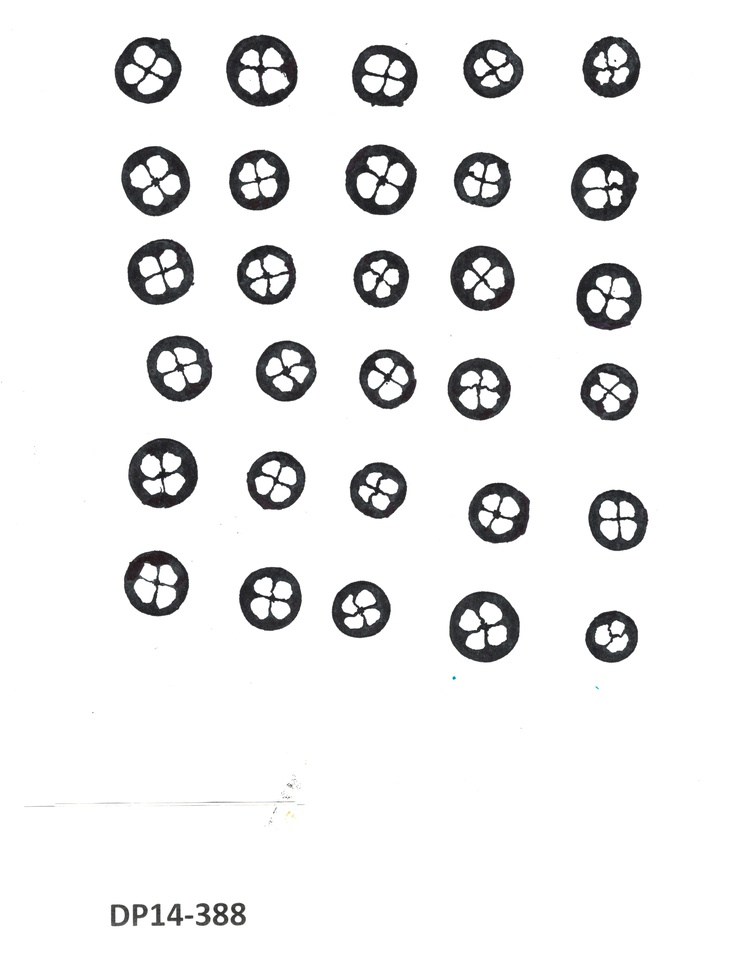
#> input picture Internal_Structure/PDF/Stamp_photos/JPG/lal01.JPG, 736 x 959 px, shrunk from 4960 x 6464 before the run, found by its file name
$ jupyter execute --allow-errors Internal_structure.ipynb
#> lines starting #> are read from the running program, lines starting #| are printed output that depends on the picture; after the words box and inside, x2 and y2 are one past the last pixel; in counts of white or black regions, pixels touching at a corner belong together
[cell 1]
# Import modules (tf_env)
import cv2
import numpy as np
import csv
from matplotlib import pyplot as plt
import pytesseract
import os
from scipy.spatial import ConvexHull

[cell 2]
# Read image
img_path = "/Users/alejandra/Documents/GitHub/CranberryLab/Internal_Structure/PDF/Stamp_photos/JPG/lal01.jpg"
img = cv2.imread(img_path)
#> img is the input picture: shape (959, 736, 3); mean B, G, R 237, 236.7, 236.7

plt.imshow(img)
plt.show

[cell 3]
# Detect the text in the image
def extract_sample_id(image):
    gray_image = cv2.cvtColor(image, cv2.COLOR_BGR2GRAY)
    text = pytesseract.image_to_string(gray_image, lang='eng') # English + Spanish
    filtered_text = text.strip().split("\n")[0]
    return filtered_text

#> (the rest of this cell did not finish here and is left out)

[cell 4]
# Scaling pixeles to cm
# Width and height of the scan (letter size by default)
img_width_cm = 21.8
img_height_cm = 27.85

if img is not None:
    img_height_px, img_width_px = img.shape[:2]
#> img_height_px = 959; img_width_px = 736
    px_per_cm_x = img_width_px / img_width_cm
#> px_per_cm_x = 33.76
    px_per_cm_y = img_height_px / img_height_cm
#> px_per_cm_y = 34.43
else:
    raise ValueError('Image loadind error: unable to proceed with scale calculation')

[cell 5]
# Detecting fruits and locules using hierarchical segmentation with cv2
gray_img = cv2.cvtColor(img, cv2.COLOR_BGR2GRAY) # Convert the image from BGR to grayscale to simplify the process, removing color information and reducing the data to a single channel.
# Create a binary mask using the gray image
# Pixels with intensity > 150 are transformed into black (0). The remaining pixels will be converted to white (255).
_, binary = cv2.threshold(gray_img, 150, 255, cv2.THRESH_BINARY_INV)
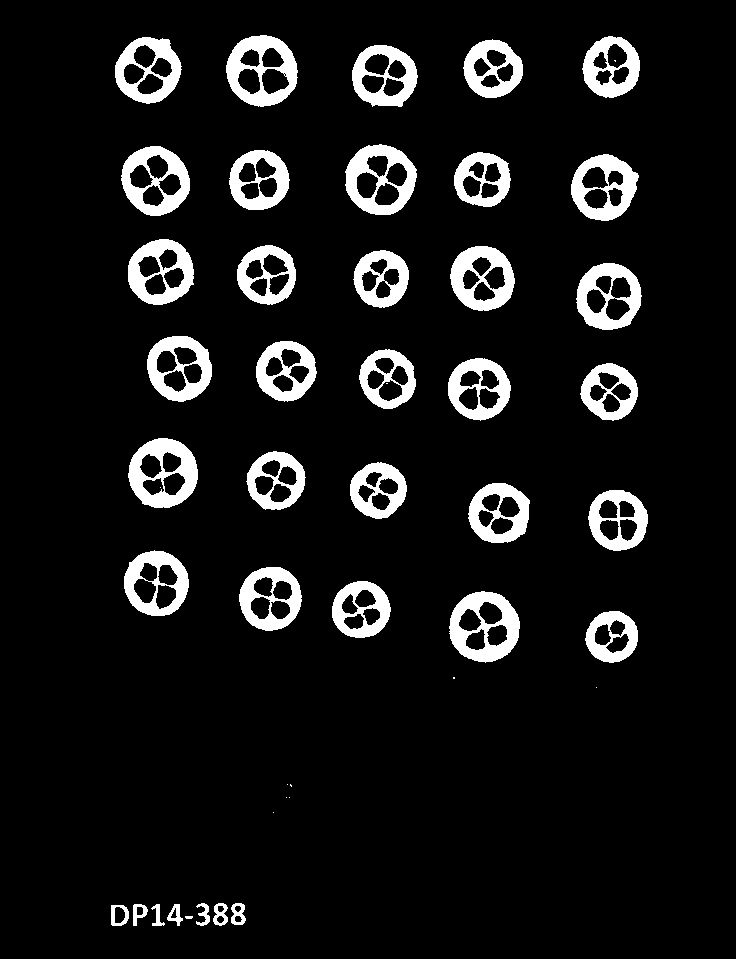
#> binary: shape (959, 736); 8.8% white; 48 white regions (10 under 20 px), largest, box (x1, y1, x2, y2) and area: (449, 591, 520, 663) 2648, (128, 438, 198, 508) 2643, (226, 35, 298, 107) 2584

# Smoothing irregular edges and closing small gaps in circular objects (fruits).
kernel = cv2.getStructuringElement(cv2.MORPH_ELLIPSE, (3, 3))
closed_binary = cv2.morphologyEx(binary, cv2.MORPH_CLOSE, kernel) # New image with closed gaps
#> closed_binary: shape (959, 736); 8.8% white; 46 white regions (8 under 20 px)

# Find contours in the closed_binary image
contours, hierarchy = cv2.findContours(closed_binary, cv2.RETR_TREE, cv2.CHAIN_APPROX_SIMPLE)
#> contours = 172 contours, 9 with area under 20; largest, box (x1, y1, x2, y2) and area: (226, 35, 298, 107) 3930, (449, 591, 520, 663) 3852, (345, 144, 417, 215) 3844, (128, 438, 198, 508) 3736, (121, 146, 190, 216) 3590

plt.figure(figsize=(10,5))

plt.subplot(1,2,1) # 1 row, 2 columns, position 1
plt.imshow(binary, cmap='gray')
plt.title('Binary image')
plt.axis('off')

plt.subplot(1,2,2)
plt.imshow(closed_binary, cmap='gray')
plt.title('Closed gaps in binary image')
plt.axis('off')

plt.show
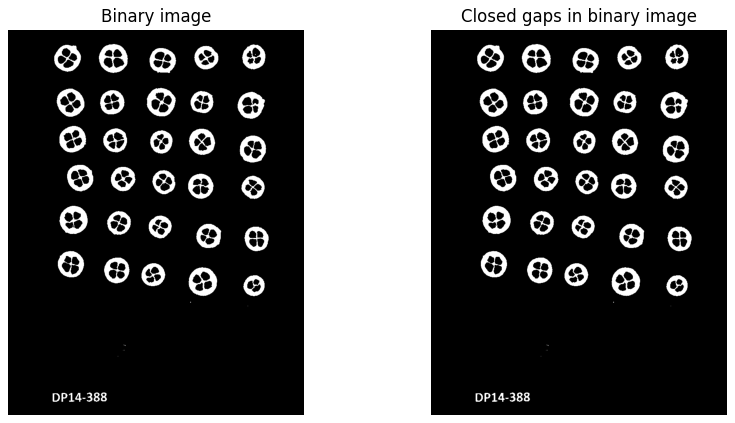
#> figure drawn by matplotlib, 2 panels

[cell 6]
## Filter our contours that are either too small or not circular enough (not fruits)
# c: single contour
# min_area: minimum area to be consider a valid contour
# min_circularity and max_circularity: Thresholds for circularity.

def is_contour_bad(c, min_area=500, min_circularity=0.7, max_circularity=1):
    area = cv2.contourArea(c) # Get contour area
    perimeter = cv2.arcLength(c, True) # Get contour perimeter; True indicates that the contour is closed
    if perimeter == 0:
        return True # If the perimeter is 0, the contour is not valid
    circularity = 4 * np.pi * (area / (perimeter * perimeter)) # Propossed by Cox (1927)
    return area < min_area or not (min_circularity <= circularity <= max_circularity)

## Filtering external contours (fruits) and internal contours (locules).
# min_loculs_area =  Minimun area to be consider a valid locule

min_locus_area = 50

filtered_fruit_locus_map = {} # Create an empty dictonary to save our results

for i in range(len(contours)):
    if hierarchy[0][i][3] == -1 and not is_contour_bad(contours[i]): # keep valid external circular contours (hierarchy == -1)
        valid_locules = [
            j for j in range(len(contours))
            if hierarchy[0][j][3] == i and cv2.contourArea(contours[j]) > min_locus_area # For each contour j, check if they are internal contours i (locules; hierarchy == i)
        ]
        if len(valid_locules) > 1:
            filtered_fruit_locus_map[i] = valid_locules # Save external contours that have more than 1 valid locule
#> this loop made 172 passes
#> (area in is_contour_bad, perimeter in is_contour_bad, circularity in is_contour_bad, valid_locules) on passes 23, 27, 32, 37, 42, 47, 52, 57: (2062, 170.9, 0.888, [23, 24, 25]), (3851.5, 236.2, 0.867, [27, 28, 29, 30]), (2556, 189.3, 0.896, [32, 33, 34, 35]), (3074, 208.7, 0.887, [37, 38, 39, 40]), (3257, 215.8, 0.879, [42, 43, 44, 45]), (2793.5, 198.8, 0.889, [47, 48, 49, 50]), (2863, 203, 0.873, [52, 53, 54, 55]), (2391.5, 185.6, 0.873, [57, 58, 59, 60])
#> valid_locules on passes 62, 67, 72, 77, 82, 87: [62, 63, 64, 65], [67, 68, 69, 70], [72, 73, 74, 75], [77, 78, 79, 80], [82, 83, 84, 85], [87, 88, 89, 90]
#> after the loop, filtered_fruit_locus_map = 30 items


print(f'Number of fruits detected: {len(filtered_fruit_locus_map)}')
#| Number of fruits detected: 30

$ run again, with Internal_Structure/PDF/Stamp_photos/JPG/pagina_1.jpg copied over Internal_Structure/PDF/Stamp_photos/JPG/lal01.JPG
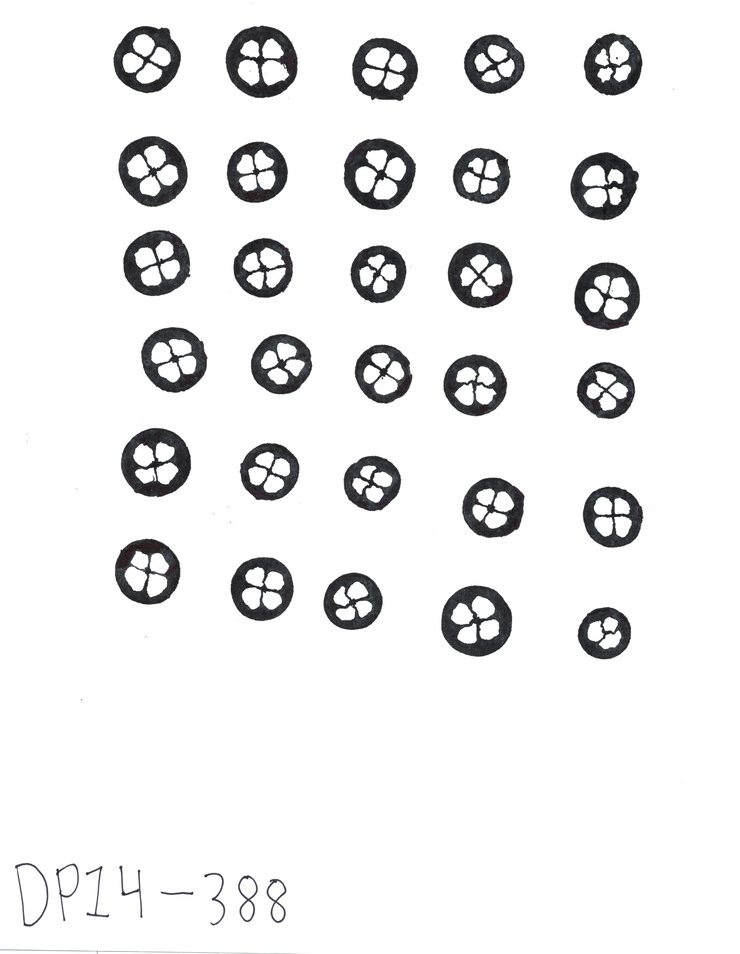
#> input picture Internal_Structure/PDF/Stamp_photos/JPG/pagina_1.jpg, 740 x 954 px, shrunk from 2478 x 3195 before the run, found by its file name
#> img is the input picture: shape (954, 740, 3); mean B, G, R 236.8, 236.5, 236.5
#> `_, binary = cv2.threshold(gray_img, 150, 255, cv2.THRESH_BINARY_INV)`:
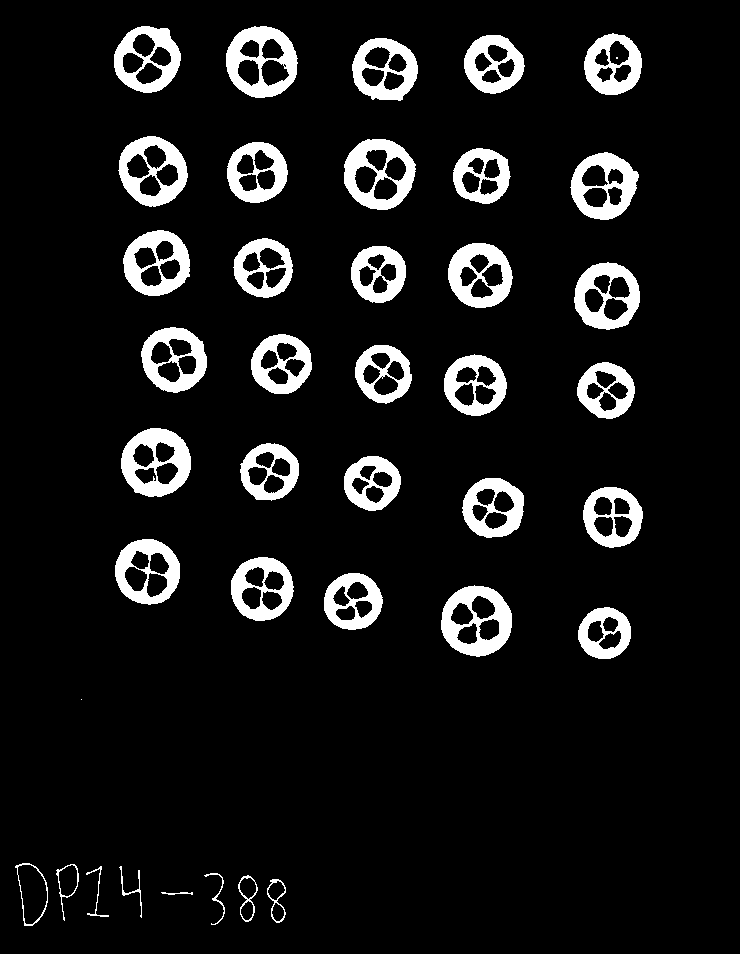
#> binary: shape (954, 740); 8.8% white; 40 white regions (2 under 20 px), largest, box (x1, y1, x2, y2) and area: (441, 585, 512, 657) 2660, (226, 26, 298, 98) 2629, (121, 428, 191, 497) 2629
#> closed_binary: shape (954, 740); 8.9% white; 40 white regions (2 under 20 px)
#> contours = 165 contours, 2 with area under 20; largest, box (x1, y1, x2, y2) and area: (226, 26, 298, 98) 3988, (344, 139, 416, 210) 3892, (441, 585, 512, 657) 3881, (121, 428, 191, 497) 3692, (118, 136, 188, 207) 3632
#> `[cell 5] # Detecting fruits and locules using hierarchical segmentatio..`:
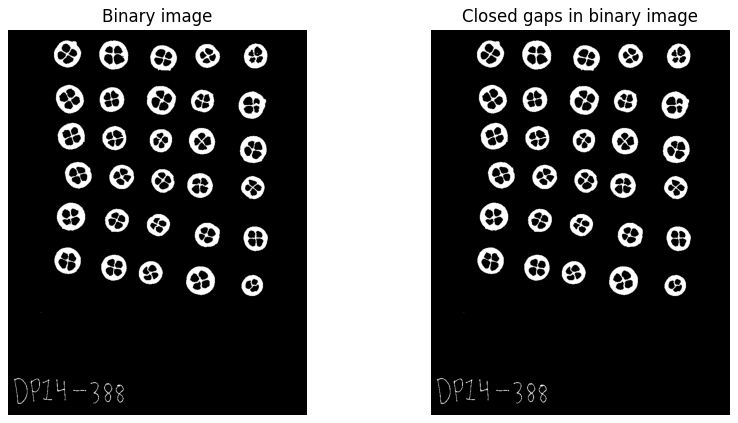
#> figure drawn by matplotlib, 2 panels
#> the loop `for i in range(len(contours)):` made 165 passes
#> (area in is_contour_bad, perimeter in is_contour_bad, circularity in is_contour_bad, valid_locules) on passes 16, 20, 25, 30, 35, 40, 45, 50: (2093.5, 171.4, 0.895, [16, 17, 18]), (3881, 234, 0.891, [20, 21, 22, 23]), (2560, 190.2, 0.89, [25, 26, 27, 28]), (3091, 209.8, 0.882, [30, 31, 32, 33]), (3289, 215.8, 0.887, [35, 36, 37, 38]), (2797, 199.3, 0.885, [40, 41, 42, 43]), (2861, 203, 0.872, [45, 46, 47, 48]), (2339.5, 180.8, 0.9, [50, 51, 52, 53])
#> after the loop `for i in range(len(contours)):`: filtered_fruit_locus_map = 30 items
#| Number of fruits detected: 30

$ run again, with Internal_Structure/PDF/Stamp_photos/JPG/pagina_10.jpg copied over Internal_Structure/PDF/Stamp_photos/JPG/lal01.JPG
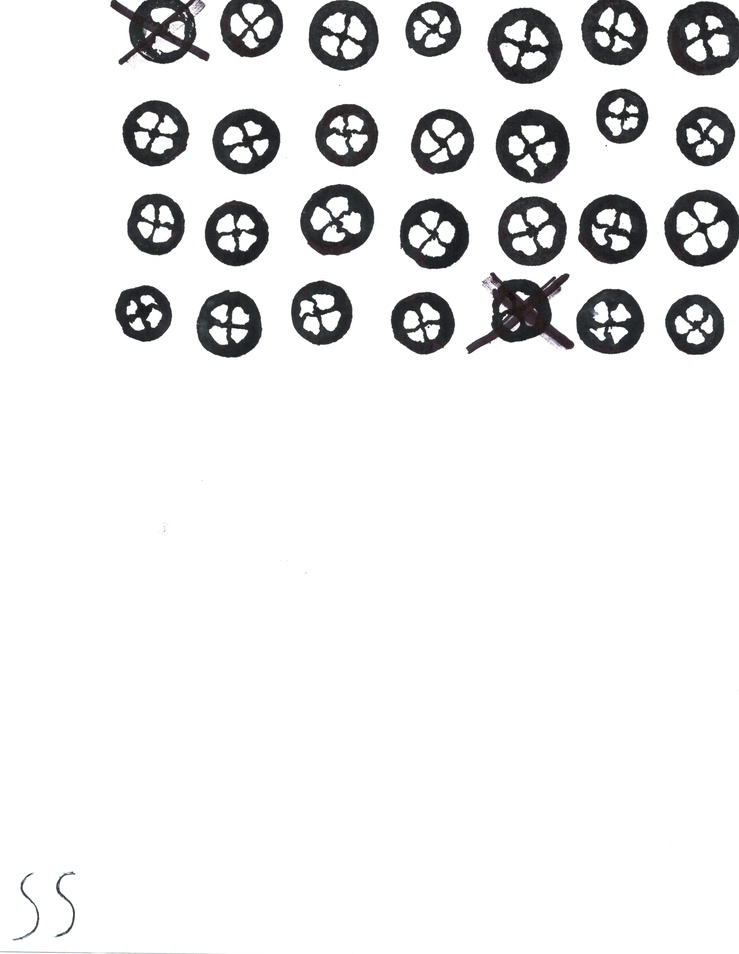
#> input picture Internal_Structure/PDF/Stamp_photos/JPG/pagina_10.jpg, 739 x 954 px, shrunk from 2478 x 3198 before the run, found by its file name
#> img is the input picture: shape (954, 739, 3); mean B, G, R 234, 233.7, 233.7
#> `_, binary = cv2.threshold(gray_img, 150, 255, cv2.THRESH_BINARY_INV)`:
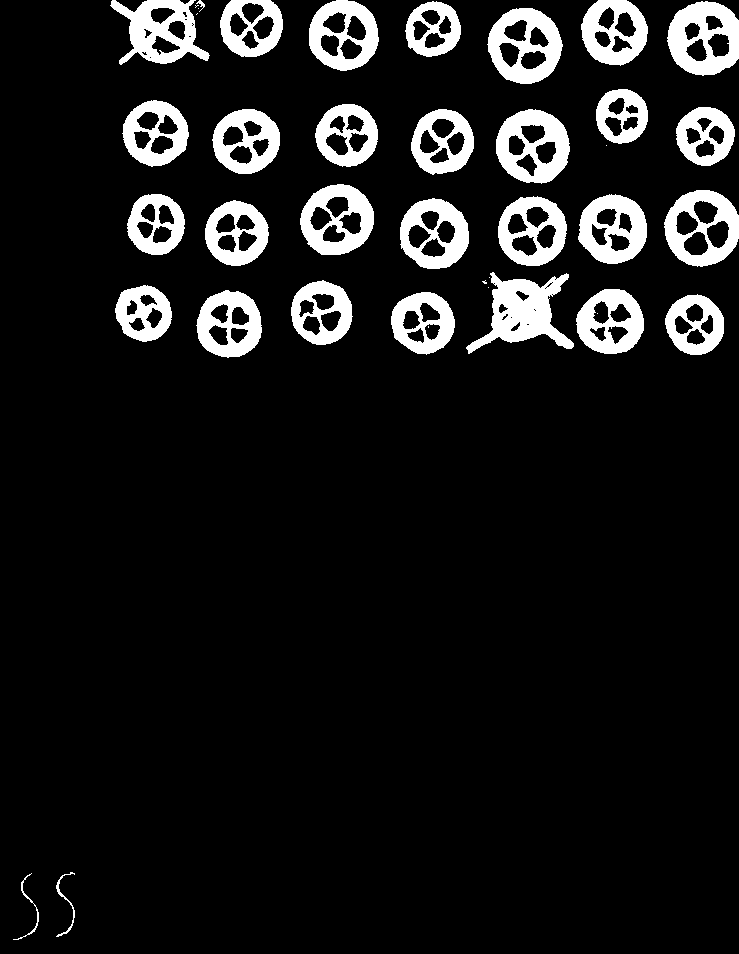
#> binary: shape (954, 739); 10.1% white; 40 white regions (9 under 20 px), largest, box (x1, y1, x2, y2) and area: (466, 272, 574, 354) 3933, (667, 1, 739, 76) 3331, (496, 109, 570, 184) 3203
#> closed_binary: shape (954, 739); 10.1% white; 37 white regions (6 under 20 px)
#> contours = 150 contours, 8 with area under 20; largest, box (x1, y1, x2, y2) and area: (664, 190, 739, 267) 4426, (487, 8, 563, 84) 4296, (667, 0, 739, 76) 4234, (496, 109, 570, 184) 4208, (300, 184, 374, 255) 3984
#> `[cell 5] # Detecting fruits and locules using hierarchical segmentatio..`:
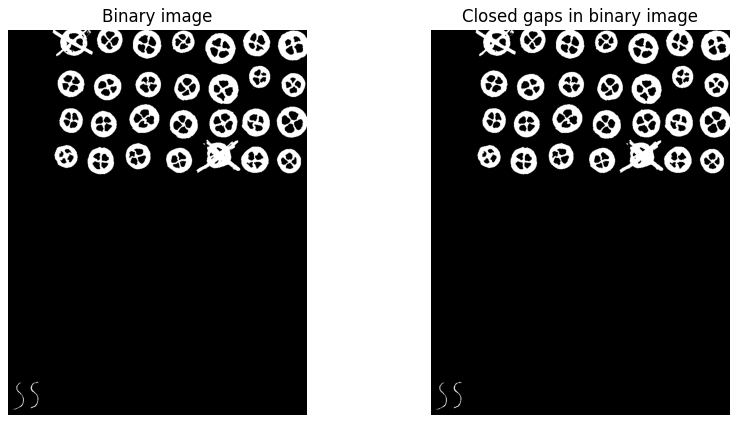
#> figure drawn by matplotlib, 2 panels
#> the loop `for i in range(len(contours)):` made 150 passes
#> (area in is_contour_bad, perimeter in is_contour_bad, circularity in is_contour_bad, valid_locules) on passes 3, 8, 13, 18, 25, 31, 41, 46: (2679.5, 194.4, 0.891, [3, 4, 5, 6]), (2992, 207.8, 0.871, [8, 9, 10, 11]), (3385, 223.5, 0.852, [13, 14, 15, 16]), (3354.5, 218.9, 0.88, [18, 19, 20, 21]), (2398.5, 188.8, 0.846, [25, 26, 27, 28]), (3012, 207.8, 0.876, [31, 32, 33, 34]), (3138.5, 211.7, 0.88, [41, 42, 43, 44]), (3731.5, 232.6, 0.867, [46, 47, 48, 49])
#> after the loop `for i in range(len(contours)):`: filtered_fruit_locus_map = 26 items
#| Number of fruits detected: 26
#> results = []
